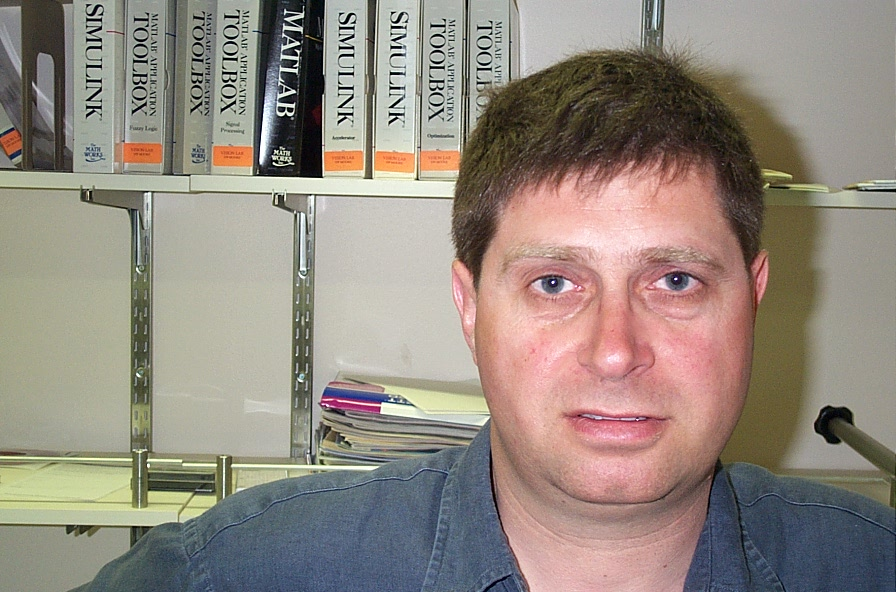
#> input picture images/17/image_0001.jpg, 896 x 592 px
$ python Remap_Demo.py --input ../../../../../../../../images/17/image_0001.jpg
#> lines starting #> are read from the running program, lines starting #| are printed output that depends on the picture
#> further down, src is the input picture: shape (592, 896, 3); mean B, G, R 127.6, 137.2, 147.2
from __future__ import print_function
import cv2 as cv
import numpy as np
import argparse

## [Update]
def update_map(ind, map_x, map_y):
#> called with ind = 0
    if ind == 0:
        for i in range(map_x.shape[0]):
            for j in range(map_x.shape[1]):
                if j > map_x.shape[1]*0.25 and j < map_x.shape[1]*0.75 and i > map_x.shape[0]*0.25 and i < map_x.shape[0]*0.75:
                    map_x[i,j] = 2 * (j-map_x.shape[1]*0.25) + 0.5
                    map_y[i,j] = 2 * (i-map_y.shape[0]*0.25) + 0.5
                else:
                    map_x[i,j] = 0
                    map_y[i,j] = 0
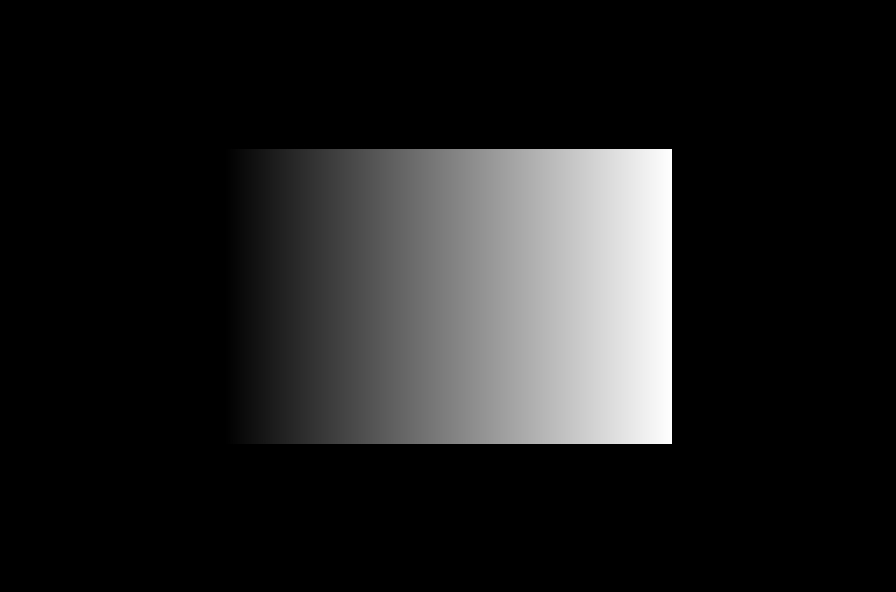
#> map_x: shape (592, 896) float32; min 0, max 894.5, mean 111.5; drawn with min black and max white
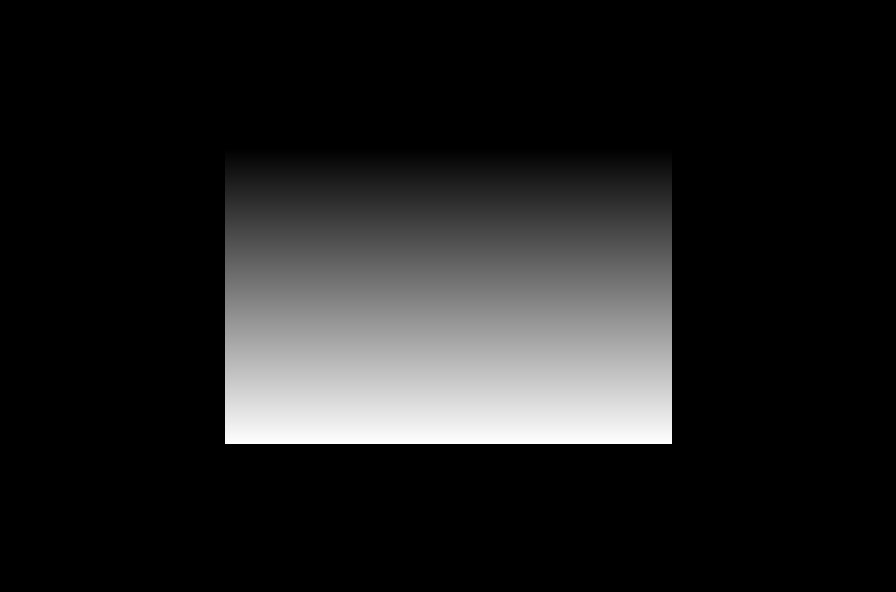
#> map_y: shape (592, 896) float32; min 0, max 590.5, mean 73.7; drawn with min black and max white
    elif ind == 1:
        for i in range(map_x.shape[0]):
            map_x[i,:] = [x for x in range(map_x.shape[1])]
        for j in range(map_y.shape[1]):
            map_y[:,j] = [map_y.shape[0]-y for y in range(map_y.shape[0])]
    elif ind == 2:
        for i in range(map_x.shape[0]):
            map_x[i,:] = [map_x.shape[1]-x for x in range(map_x.shape[1])]
        for j in range(map_y.shape[1]):
            map_y[:,j] = [y for y in range(map_y.shape[0])]
    elif ind == 3:
        for i in range(map_x.shape[0]):
            map_x[i,:] = [map_x.shape[1]-x for x in range(map_x.shape[1])]
        for j in range(map_y.shape[1]):
            map_y[:,j] = [map_y.shape[0]-y for y in range(map_y.shape[0])]
## [Update]

parser = argparse.ArgumentParser(description='Code for Remapping tutorial.')
parser.add_argument('--input', help='Path to input image.', default='../data/chicky_512.png')
args = parser.parse_args()

## [Load]
src = cv.imread(args.input, cv.IMREAD_COLOR)
if src is None:
    print('Could not open or find the image: ', args.input)
    exit(0)
## [Load]

## [Create]
map_x = np.zeros((src.shape[0], src.shape[1]), dtype=np.float32)
map_y = np.zeros((src.shape[0], src.shape[1]), dtype=np.float32)
## [Create]

## [Window]
window_name = 'Remap demo'
cv.namedWindow(window_name)
## [Window]

## [Loop]
ind = 0
while True:
    update_map(ind, map_x, map_y)
    ind = (ind + 1) % 4
    dst = cv.remap(src, map_x, map_y, cv.INTER_LINEAR)
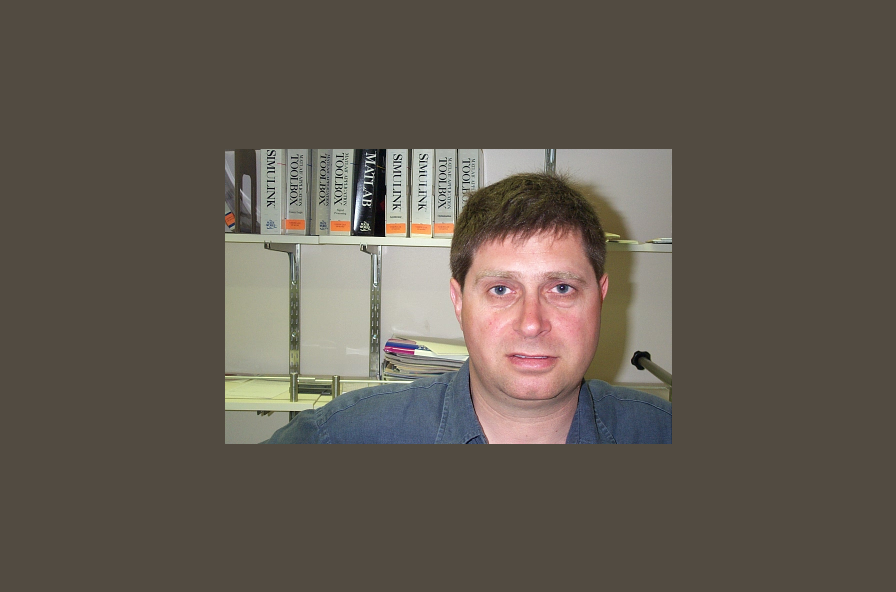
#> dst: shape (592, 896, 3); mean B, G, R 80.6, 90.5, 98.2
    cv.imshow(window_name, dst)
    c = cv.waitKey(1000)
#> (key Esc is pressed here)
    if c == 27:
        break
## [Loop]

$ run again, on images/17/image_0006.jpg
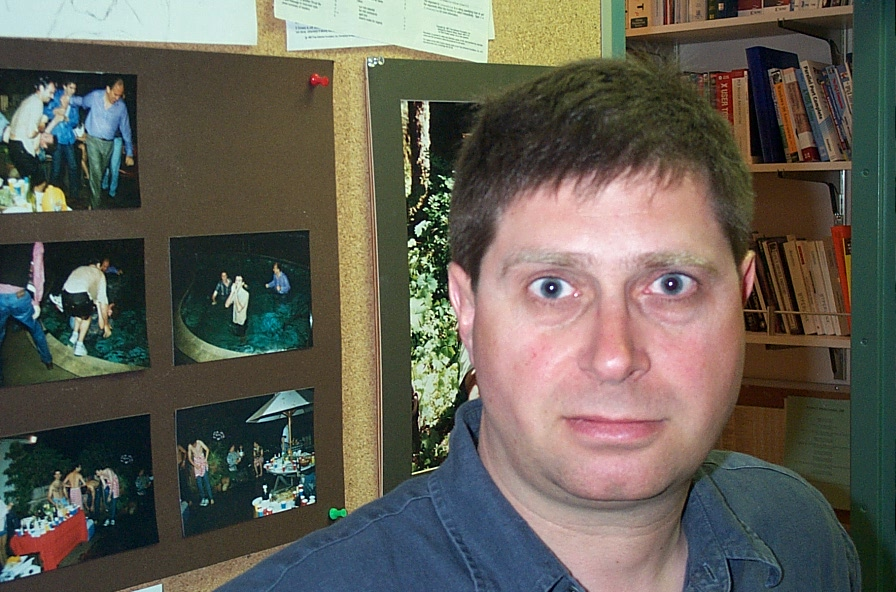
#> input picture images/17/image_0006.jpg, 896 x 592 px
#> src is the input picture: shape (592, 896, 3); mean B, G, R 85.3, 95.5, 98.7
#> `dst = cv.remap(src, map_x, map_y, cv.INTER_LINEAR)`:
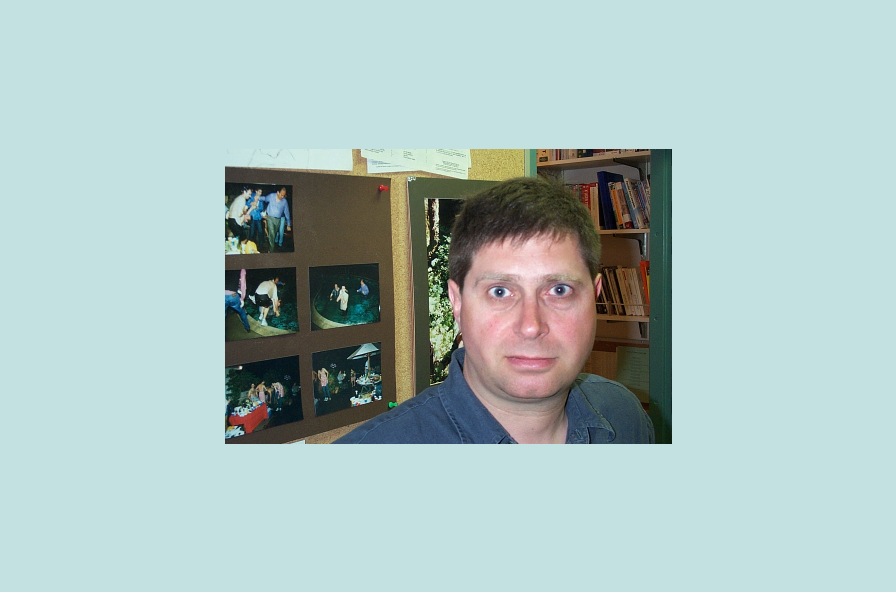
#> dst: shape (592, 896, 3); mean B, G, R 190.2, 192.8, 171.1

$ run again, on images/17/image_0007.jpg
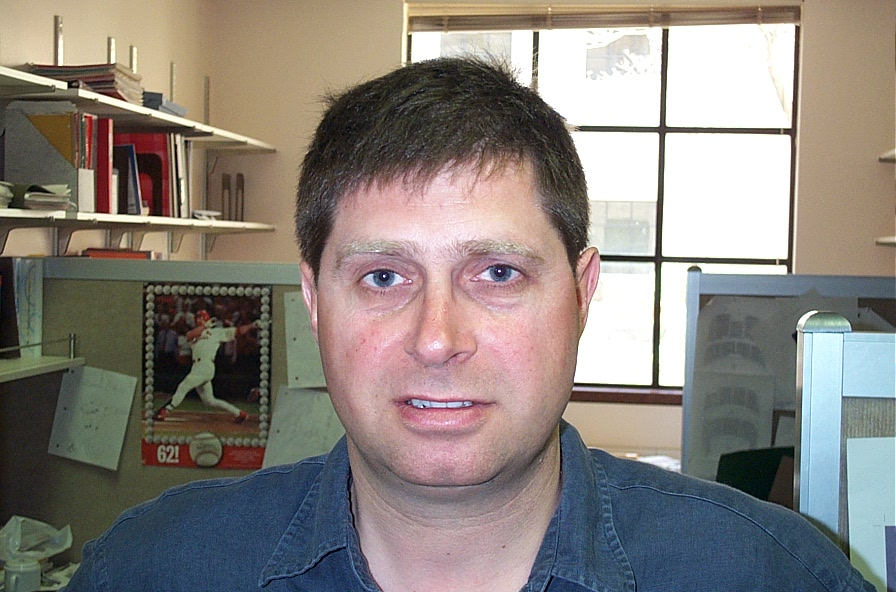
#> input picture images/17/image_0007.jpg, 896 x 592 px
#> src is the input picture: shape (592, 896, 3); mean B, G, R 125.1, 130.6, 137.4
#> `dst = cv.remap(src, map_x, map_y, cv.INTER_LINEAR)`:
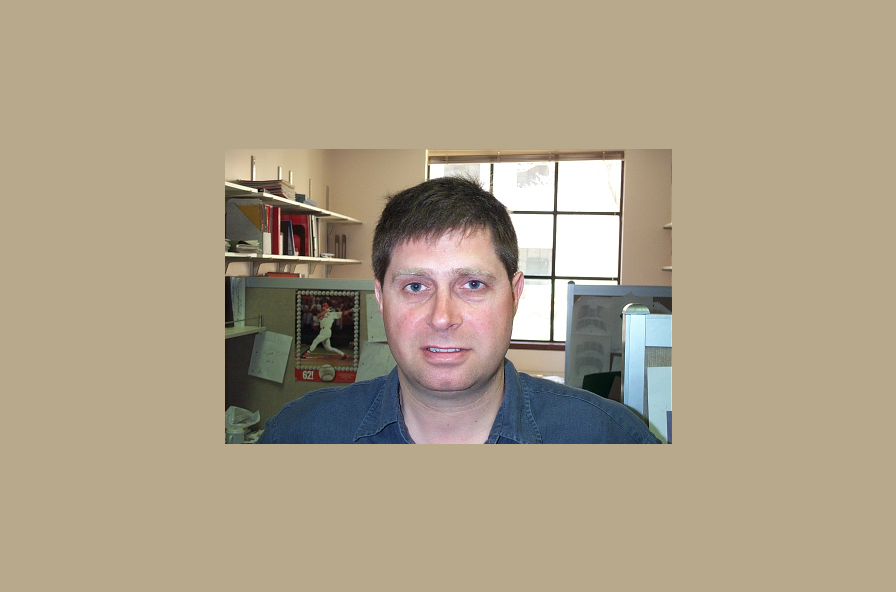
#> dst: shape (592, 896, 3); mean B, G, R 136.4, 159.5, 172.4

$ run again, on images/17/image_0009.jpg
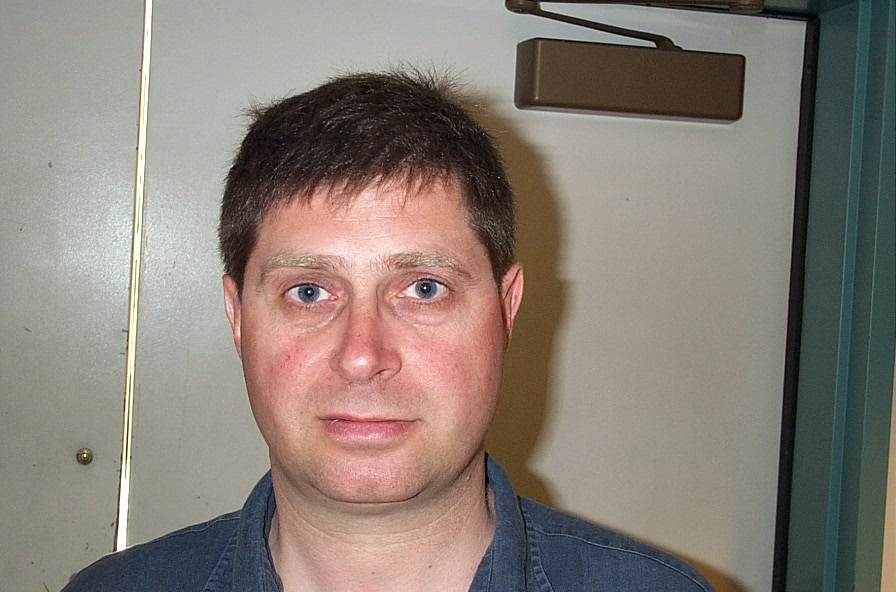
#> input picture images/17/image_0009.jpg, 896 x 592 px
#> src is the input picture: shape (592, 896, 3); mean B, G, R 118.8, 127.2, 136.6
#> `dst = cv.remap(src, map_x, map_y, cv.INTER_LINEAR)`:
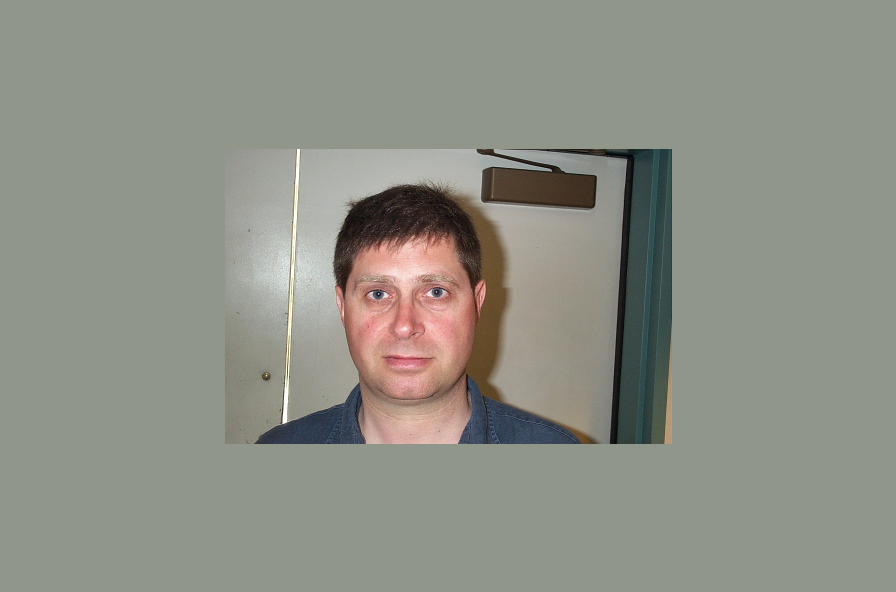
#> dst: shape (592, 896, 3); mean B, G, R 133.3, 144.4, 142.2
